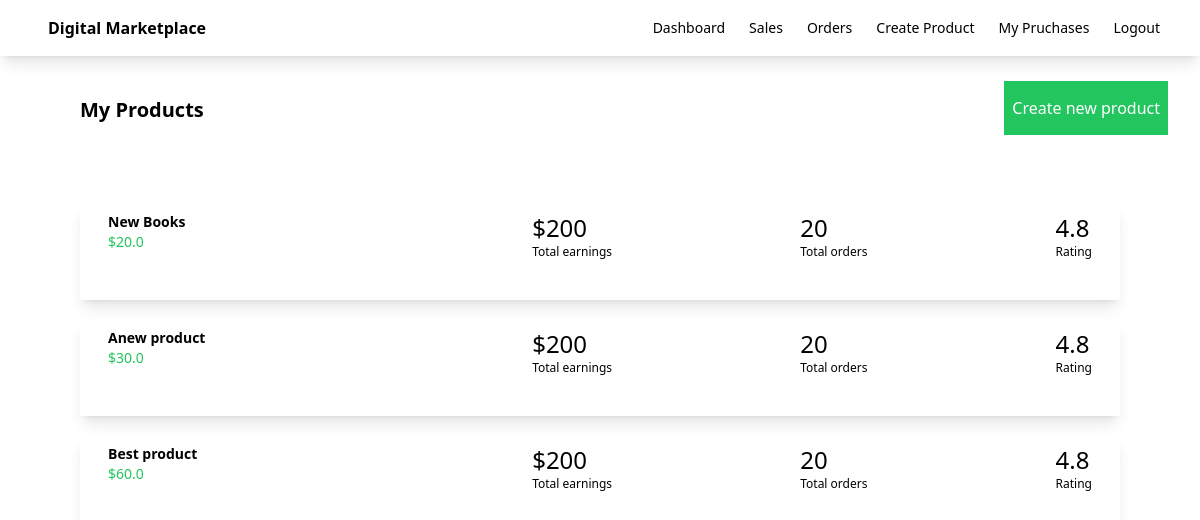
The page /dashboard (signed in) on the database its author committed.
### myapp/models.py (models this page shows, shortened)
class Product(models.Model):
    seller = models.ForeignKey(User, on_delete=models.CASCADE)
    name = models.CharField(max_length=100)
    description = models.CharField(max_length=100)
    price = models.FloatField()
    file = models.FileField(upload_to='uploads')

### myapp/views.py (the view)
# urls.py: path('dashboard',views.dashboard,name='dashboard'),
def dashboard(request):
    products = Product.objects.filter(seller=request.user)
    return render(request, 'myapp/dashboard.html',{'products':products})

### myapp/templates/myapp/dashboard.html (shortened to what this page needs)
{% extends 'myapp/base.html' %}
{% block body %}
    <div class="flex justify-between">
        <div class="ml-20 mt-10 font-bold text-xl">My Products</div>
        <div class="ml-20 mt-10">
            <a class="bg-green-500 text-white px-2 py-4 mr-8" href="{% url 'createproduct' %}">Create new product</a>
        </div>
    </div>
    <div class="products-container p-10 m-5">
        {% for product in products %}
        <div class="flex shadow-lg m-5 p-2 justify-between">
            <div class="flex w-1/4">
                <div class="relative group">
                    <a href="{% url 'editproduct' product.id %}">
                    <div class="ml-5">
                        <div class="font-bold text-sm">{{ product.name }}</div>
                        <div class="text-sm text-green-500">${{ product.price }}</div>
                    </div>
                </a>
                </div>
                </div>
                <div>
                    <div class="text-2xl">$200</div>
                    <div class="text-xs">Total earnings</div>
                </div>
                <div>
                    <div class="text-2xl">20</div>
                    <div class="text-xs">Total orders</div>
                </div>
                <div class="pr-5">
                    <div class="text-2xl">4.8</div>
                    <div class="text-xs">Rating</div>
                </div>
        </div>
        {% endfor%}
    </div>
{% endblock %}

### rows shown on the page
Product: name "New Books", price "20.0"
Product: name "Anew product", price "30.0"
Product: name "Best product", price "60.0"
